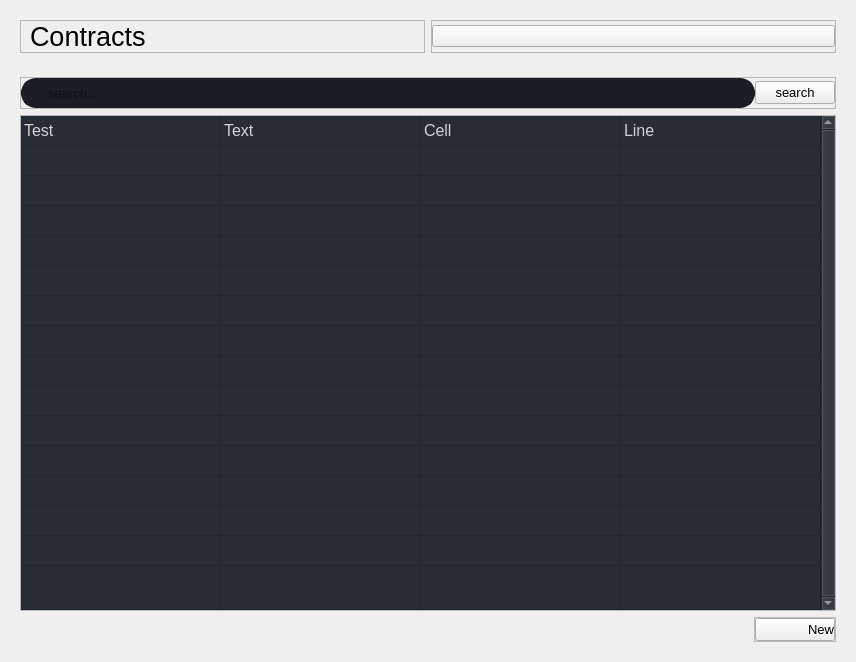
         <widget class="QWidget" name="contractPage">
          <layout class="QVBoxLayout" name="verticalLayout_20">
           <item>
            <widget class="QWidget" name="headerContainer_4" native="true">
             <layout class="QHBoxLayout" name="horizontalLayout_24">
              <item>
               <widget class="QFrame" name="contractFrame_1">
                <property name="frameShape">
                 <enum>QFrame::StyledPanel</enum>
                </property>
                <property name="frameShadow">
                 <enum>QFrame::Raised</enum>
                </property>
                <layout class="QHBoxLayout" name="horizontalLayout_25">
                 <property name="spacing">
                  <number>0</number>
                 </property>
                 <property name="leftMargin">
                  <number>9</number>
                 </property>
                 <property name="topMargin">
                  <number>0</number>
                 </property>
                 <property name="rightMargin">
                  <number>0</number>
                 </property>
                 <property name="bottomMargin">
                  <number>0</number>
                 </property>
                 <item>
                  <widget class="QLabel" name="contractLabel">
                   <property name="font">
                    <font>
                     <pointsize>20</pointsize>
                     <weight>50</weight>
                     <bold>false</bold>
                     <strikeout>false</strikeout>
                     <kerning>true</kerning>
                    </font>
                   </property>
                   <property name="text">
                    <string>Contracts</string>
                   </property>
                  </widget>
                 </item>
                </layout>
               </widget>
              </item>
              <item>
               <widget class="QFrame" name="contractFrame_2">
                <property name="frameShape">
                 <enum>QFrame::StyledPanel</enum>
                </property>
                <property name="frameShadow">
                 <enum>QFrame::Raised</enum>
                </property>
                <layout class="QHBoxLayout" name="horizontalLayout_26">
                 <property name="spacing">
                  <number>0</number>
                 </property>
                 <property name="leftMargin">
                  <number>0</number>
                 </property>
                 <property name="topMargin">
                  <number>0</number>
                 </property>
                 <property name="rightMargin">
                  <number>0</number>
                 </property>
                 <property name="bottomMargin">
                  <number>0</number>
                 </property>
                 <item>
                  <widget class="QPushButton" name="othersBtn_4">
                   <property name="styleSheet">
                    <string notr="true">text-align: right</string>
                   </property>
                   <property name="text">
                    <string/>
                   </property>
                   <property name="icon">
                    <iconset resource="resource.qrc">
                     <normaloff>:/icons/icons/more-horizontal.svg</normaloff>:/icons/icons/more-horizontal.svg</iconset>
                   </property>
                   <property name="iconSize">
                    <size>
                     <width>60</width>
                     <height>60</height>
                    </size>
                   </property>
                  </widget>
                 </item>
                </layout>
               </widget>
              </item>
             </layout>
            </widget>
           </item>
           <item>
            <widget class="QWidget" name="mainBodyContent_4" native="true">
             <layout class="QVBoxLayout" name="verticalLayout_15">
              <item>
               <widget class="QWidget" name="contractWidget_2" native="true">
                <layout class="QHBoxLayout" name="horizontalLayout_21">
                 <property name="spacing">
                  <number>0</number>
                 </property>
                 <property name="leftMargin">
                  <number>0</number>
                 </property>
                 <property name="topMargin">
                  <number>0</number>
                 </property>
                 <property name="rightMargin">
                  <number>0</number>
                 </property>
                 <property name="bottomMargin">
                  <number>0</number>
                 </property>
                 <item>
                  <widget class="QFrame" name="searchBar_4">
                   <property name="frameShape">
                    <enum>QFrame::StyledPanel</enum>
                   </property>
                   <property name="frameShadow">
                    <enum>QFrame::Raised</enum>
                   </property>
                   <layout class="QHBoxLayout" name="horizontalLayout_22">
                    <property name="spacing">
                     <number>0</number>
                    </property>
                    <property name="leftMargin">
                     <number>0</number>
                    </property>
                    <property name="topMargin">
                     <number>0</number>
                    </property>
                    <property name="rightMargin">
                     <number>0</number>
                    </property>
                    <property name="bottomMargin">
                     <number>0</number>
                    </property>
                    <item>
                     <widget class="QLineEdit" name="lineEdit_4">
                      <property name="minimumSize">
                       <size>
                        <width>0</width>
                        <height>30</height>
                       </size>
                      </property>
                      <property name="font">
                       <font>
                        <pointsize>10</pointsize>
                       </font>
                      </property>
                      <property name="styleSheet">
                       <string notr="true">QLineEdit {
	background-color: rgb(27, 29, 35);
	border-radius: 15px;
	border: 5px solid rgb(27, 29, 35);
	padding: 18px;
	padding-left: 20px;
}
QLineEdit:hover {
	border: 5px solid rgb(64, 71, 88);
}
QLineEdit:focus {
	border: 5px solid rgb(91, 101, 124);
}</string>
                      </property>
                      <property name="placeholderText">
                       <string>search...</string>
                      </property>
                     </widget>
                    </item>
                    <item>
                     <widget class="QPushButton" name="searchBtn_4">
                      <property name="font">
                       <font>
                        <pointsize>10</pointsize>
                       </font>
                      </property>
                      <property name="styleSheet">
                       <string notr="true">#searchBtn {
	border: 2px solid rgb(52, 59, 72);
	border-radius: 5px;	
	background-color: rgb(52, 59, 72);
	padding: 5px;
	margin: 0px 2px
}
#searchBtn:hover {
	background-color: rgb(57, 65, 80);
	border: 2px solid rgb(61, 70, 86);
}
#searchBtn:pressed {	
	background-color: rgb(35, 40, 49);
	border: 2px solid rgb(43, 50, 61);
}</string>
                      </property>
                      <property name="text">
                       <string>search</string>
                      </property>
                      <property name="icon">
                       <iconset resource="resource.qrc">
                        <normaloff>:/icons/icons/search.svg</normaloff>:/icons/icons/search.svg</iconset>
                      </property>
                     </widget>
                    </item>
                   </layout>
                  </widget>
                 </item>
                </layout>
               </widget>
              </item>
              <item>
               <widget class="QWidget" name="contractWidget_3" native="true">
                <property name="sizePolicy">
                 <sizepolicy hsizetype="Preferred" vsizetype="Expanding">
                  <horstretch>0</horstretch>
                  <verstretch>0</verstretch>
                 </sizepolicy>
                </property>
                <layout class="QVBoxLayout" name="verticalLayout_16">
                 <property name="spacing">
                  <number>0</number>
                 </property>
                 <property name="leftMargin">
                  <number>0</number>
                 </property>
                 <property name="topMargin">
                  <number>0</number>
                 </property>
                 <property name="rightMargin">
                  <number>0</number>
                 </property>
                 <property name="bottomMargin">
                  <number>0</number>
                 </property>
                 <item>
                  <widget class="QFrame" name="dataTable_4">
                   <property name="minimumSize">
                    <size>
                     <width>0</width>
                     <height>150</height>
                    </size>
                   </property>
                   <property name="frameShape">
                    <enum>QFrame::StyledPanel</enum>
                   </property>
                   <property name="frameShadow">
                    <enum>QFrame::Raised</enum>
                   </property>
                   <layout class="QHBoxLayout" name="horizontalLayout_23">
                    <property name="spacing">
                     <number>0</number>
                    </property>
                    <property name="leftMargin">
                     <number>0</number>
                    </property>
                    <property name="topMargin">
                     <number>0</number>
                    </property>
                    <property name="rightMargin">
                     <number>0</number>
                    </property>
                    <property name="bottomMargin">
                     <number>0</number>
                    </property>
                    <item>
                     <widget class="QTableWidget" name="tableWidget_4">
                      <property name="sizePolicy">
                       <sizepolicy hsizetype="Expanding" vsizetype="Expanding">
                        <horstretch>0</horstretch>
                        <verstretch>0</verstretch>
                       </sizepolicy>
                      </property>
                      <property name="palette">
                       <palette>
                        <active>
                         <colorrole role="WindowText">
                          <brush brushstyle="SolidPattern">
                           <color alpha="255">
                            <red>210</red>
                            <green>210</green>
                            <blue>210</blue>
                           </color>
                          </brush>
                         </colorrole>
                         <colorrole role="Button">
                          <brush brushstyle="SolidPattern">
                           <color alpha="255">
                            <red>39</red>
                            <green>44</green>
                            <blue>54</blue>
                           </color>
                          </brush>
                         </colorrole>
                         <colorrole role="Text">
                          <brush brushstyle="SolidPattern">
                           <color alpha="255">
                            <red>210</red>
                            <green>210</green>
                            <blue>210</blue>
                           </color>
                          </brush>
                         </colorrole>
                         <colorrole role="ButtonText">
                          <brush brushstyle="SolidPattern">
                           <color alpha="255">
                            <red>210</red>
                            <green>210</green>
                            <blue>210</blue>
                           </color>
                          </brush>
                         </colorrole>
                         <colorrole role="Base">
                          <brush brushstyle="SolidPattern">
                           <color alpha="255">
                            <red>39</red>
                            <green>44</green>
                            <blue>54</blue>
                           </color>
                          </brush>
                         </colorrole>
                         <colorrole role="Window">
                          <brush brushstyle="SolidPattern">
                           <color alpha="255">
                            <red>39</red>
                            <green>44</green>
                            <blue>54</blue>
                           </color>
                          </brush>
                         </colorrole>
                        </active>
                        <inactive>
                         <colorrole role="WindowText">
                          <brush brushstyle="SolidPattern">
                           <color alpha="255">
                            <red>210</red>
                            <green>210</green>
                            <blue>210</blue>
                           </color>
                          </brush>
                         </colorrole>
                         <colorrole role="Button">
                          <brush brushstyle="SolidPattern">
                           <color alpha="255">
                            <red>39</red>
                            <green>44</green>
                            <blue>54</blue>
                           </color>
                          </brush>
                         </colorrole>
                         <colorrole role="Text">
                          <brush brushstyle="SolidPattern">
                           <color alpha="255">
                            <red>210</red>
                            <green>210</green>
                            <blue>210</blue>
                           </color>
                          </brush>
                         </colorrole>
                         <colorrole role="ButtonText">
                          <brush brushstyle="SolidPattern">
                           <color alpha="255">
                            <red>210</red>
                            <green>210</green>
                            <blue>210</blue>
                           </color>
                          </brush>
                         </colorrole>
                         <colorrole role="Base">
                          <brush brushstyle="SolidPattern">
                           <color alpha="255">
                            <red>39</red>
                            <green>44</green>
                            <blue>54</blue>
                           </color>
                          </brush>
                         </colorrole>
                         <colorrole role="Window">
                          <brush brushstyle="SolidPattern">
                           <color alpha="255">
                            <red>39</red>
                            <green>44</green>
                            <blue>54</blue>
                           </color>
                          </brush>
                         </colorrole>
                        </inactive>
                        <disabled>
                         <colorrole role="WindowText">
                          <brush brushstyle="SolidPattern">
                           <color alpha="255">
                            <red>210</red>
                            <green>210</green>
                            <blue>210</blue>
                           </color>
                          </brush>
                         </colorrole>
                         <colorrole role="Button">
                          <brush brushstyle="SolidPattern">
                           <color alpha="255">
                            <red>39</red>
                            <green>44</green>
                            <blue>54</blue>
                           </color>
                          </brush>
                         </colorrole>
                         <colorrole role="Text">
                          <brush brushstyle="SolidPattern">
                           <color alpha="255">
                            <red>210</red>
                            <green>210</green>
                            <blue>210</blue>
                           </color>
                          </brush>
                         </colorrole>
                         <colorrole role="ButtonText">
                          <brush brushstyle="SolidPattern">
                           <color alpha="255">
                            <red>210</red>
                            <green>210</green>
                            <blue>210</blue>
                           </color>
                          </brush>
                         </colorrole>
                         <colorrole role="Base">
                          <brush brushstyle="SolidPattern">
                           <color alpha="255">
                            <red>39</red>
                            <green>44</green>
                            <blue>54</blue>
                           </color>
                          </brush>
                         </colorrole>
                         <colorrole role="Window">
                          <brush brushstyle="SolidPattern">
                           <color alpha="255">
                            <red>39</red>
                            <green>44</green>
                            <blue>54</blue>
                           </color>
                          </brush>
                         </colorrole>
                        </disabled>
                       </palette>
                      </property>
                      <property name="font">
                       <font>
                        <pointsize>12</pointsize>
                       </font>
                      </property>
                      <property name="styleSheet">
                       <string notr="true"/>
                      </property>
                      <property name="frameShape">
                       <enum>QFrame::NoFrame</enum>
                      </property>
                      <property name="verticalScrollBarPolicy">
                       <enum>Qt::ScrollBarAlwaysOn</enum>
                      </property>
                      <property name="sizeAdjustPolicy">
                       <enum>QAbstractScrollArea::AdjustToContents</enum>
                      </property>
                      <property name="editTriggers">
                       <set>QAbstractItemView::NoEditTriggers</set>
                      </property>
                      <property name="alternatingRowColors">
                       <bool>false</bool>
                      </property>
                      <property name="selectionMode">
                       <enum>QAbstractItemView::SingleSelection</enum>
                      </property>
                      <property name="selectionBehavior">
                       <enum>QAbstractItemView::SelectRows</enum>
                      </property>
                      <property name="showGrid">
                       <bool>true</bool>
                      </property>
                      <property name="gridStyle">
                       <enum>Qt::SolidLine</enum>
                      </property>
                      <property name="sortingEnabled">
                       <bool>false</bool>
                      </property>
                      <attribute name="horizontalHeaderVisible">
                       <bool>false</bool>
                      </attribute>
                      <attribute name="horizontalHeaderCascadingSectionResizes">
                       <bool>true</bool>
                      </attribute>
                      <attribute name="horizontalHeaderDefaultSectionSize">
                       <number>200</number>
                      </attribute>
                      <attribute name="horizontalHeaderStretchLastSection">
                       <bool>true</bool>
                      </attribute>
                      <attribute name="verticalHeaderVisible">
                       <bool>false</bool>
                      </attribute>
                      <attribute name="verticalHeaderCascadingSectionResizes">
                       <bool>false</bool>
                      </attribute>
                      <attribute name="verticalHeaderHighlightSections">
                       <bool>false</bool>
                      </attribute>
                      <attribute name="verticalHeaderStretchLastSection">
                       <bool>true</bool>
                      </attribute>
                      <row>
                       <property name="text">
                        <string>New Row</string>
                       </property>
                       <property name="font">
                        <font>
                         <family>Segoe UI</family>
                        </font>
                       </property>
                      </row>
                      <row>
                       <property name="text">
                        <string>New Row</string>
                       </property>
                      </row>
                      <row>
                       <property name="text">
                        <string>New Row</string>
                       </property>
                      </row>
                      <row>
                       <property name="text">
                        <string>New Row</string>
                       </property>
                      </row>
                      <row>
                       <property name="text">
                        <string>New Row</string>
                       </property>
                      </row>
                      <row>
                       <property name="text">
                        <string>New Row</string>
                       </property>
                      </row>
                      <row>
                       <property name="text">
                        <string>New Row</string>
                       </property>
                      </row>
                      <row>
                       <property name="text">
                        <string>New Row</string>
                       </property>
                      </row>
                      <row>
                       <property name="text">
                        <string>New Row</string>
                       </property>
                      </row>
                      <row>
                       <property name="text">
                        <string>New Row</string>
                       </property>
                      </row>
                      <row>
                       <property name="text">
                        <string>New Row</string>
                       </property>
                      </row>
                      <row>
                       <property name="text">
                        <string>New Row</string>
                       </property>
                      </row>
                      <row>
                       <property name="text">
                        <string>New Row</string>
                       </property>
                      </row>
                      <row>
                       <property name="text">
                        <string>New Row</string>
                       </property>
                      </row>
                      <row>
                       <property name="text">
                        <string>New Row</string>
                       </property>
                      </row>
                      <row>
                       <property name="text">
                        <string>New Row</string>
                       </property>
                      </row>
                      <column>
                       <property name="text">
                        <string>0</string>
                       </property>
                      </column>
                      <column>
                       <property name="text">
                        <string>1</string>
                       </property>
                      </column>
                      <column>
                       <property name="text">
                        <string>2</string>
                       </property>
                      </column>
                      <column>
                       <property name="text">
                        <string>3</string>
                       </property>
                      </column>
                      <item row="0" column="0">
                       <property name="text">
                        <string>Test</string>
                       </property>
                      </item>
                      <item row="0" column="1">
                       <property name="text">
                        <string>Text</string>
                       </property>
                      </item>
                      <item row="0" column="2">
                       <property name="text">
                        <string>Cell</string>
                       </property>
                      </item>
                      <item row="0" column="3">
                       <property name="text">
                        <string>Line</string>
                       </property>
                      </item>
                     </widget>
                    </item>
                   </layout>
                  </widget>
                 </item>
                </layout>
               </widget>
              </item>
              <item>
               <widget class="QWidget" name="contractWidget_1" native="true">
                <layout class="QHBoxLayout" name="horizontalLayout_6">
                 <property name="spacing">
                  <number>0</number>
                 </property>
                 <property name="leftMargin">
                  <number>0</number>
                 </property>
                 <property name="topMargin">
                  <number>0</number>
                 </property>
                 <property name="rightMargin">
                  <number>0</number>
                 </property>
                 <property name="bottomMargin">
                  <number>0</number>
                 </property>
                 <item alignment="Qt::AlignRight">
                  <widget class="QFrame" name="contractFrame_3">
                   <property name="frameShape">
                    <enum>QFrame::StyledPanel</enum>
                   </property>
                   <property name="frameShadow">
                    <enum>QFrame::Raised</enum>
                   </property>
                   <layout class="QHBoxLayout" name="horizontalLayout_7">
                    <property name="spacing">
                     <number>0</number>
                    </property>
                    <property name="leftMargin">
                     <number>0</number>
                    </property>
                    <property name="topMargin">
                     <number>0</number>
                    </property>
                    <property name="rightMargin">
                     <number>0</number>
                    </property>
                    <property name="bottomMargin">
                     <number>0</number>
                    </property>
                    <item>
                     <widget class="QPushButton" name="newBtn_4">
                      <property name="font">
                       <font>
                        <pointsize>10</pointsize>
                       </font>
                      </property>
                      <property name="styleSheet">
                       <string notr="true">text-align: right;</string>
                      </property>
                      <property name="text">
                       <string>New</string>
                      </property>
                      <property name="icon">
                       <iconset resource="resource.qrc">
                        <normaloff>:/icons/icons/plus.svg</normaloff>:/icons/icons/plus.svg</iconset>
                      </property>
                      <property name="iconSize">
                       <size>
                        <width>60</width>
                        <height>60</height>
                       </size>
                      </property>
                     </widget>
                    </item>
                   </layout>
                  </widget>
                 </item>
                </layout>
               </widget>
              </item>
             </layout>
            </widget>
           </item>
          </layout>
         </widget>
